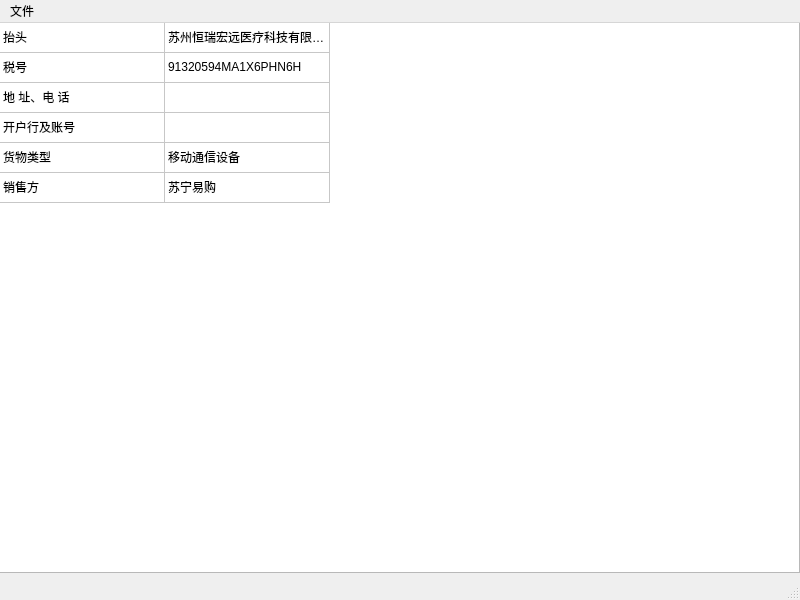
<?xml version="1.0" encoding="UTF-8"?>
<ui version="4.0">
 <class>MainWindow</class>
 <widget class="QMainWindow" name="MainWindow">
  <property name="geometry">
   <rect>
    <x>0</x>
    <y>0</y>
    <width>800</width>
    <height>600</height>
   </rect>
  </property>
  <property name="windowTitle">
   <string>MainWindow</string>
  </property>
  <widget class="QWidget" name="centralwidget">
   <widget class="QWidget" name="verticalLayoutWidget">
    <property name="geometry">
     <rect>
      <x>-1</x>
      <y>-1</y>
      <width>801</width>
      <height>551</height>
     </rect>
    </property>
    <layout class="QVBoxLayout" name="verticalLayout">
     <item>
      <widget class="QTableWidget" name="tableWidget">
       <property name="frameShadow">
        <enum>QFrame::Plain</enum>
       </property>
       <property name="lineWidth">
        <number>1</number>
       </property>
       <property name="showGrid">
        <bool>true</bool>
       </property>
       <property name="rowCount">
        <number>6</number>
       </property>
       <property name="columnCount">
        <number>2</number>
       </property>
       <attribute name="horizontalHeaderVisible">
        <bool>false</bool>
       </attribute>
       <attribute name="horizontalHeaderDefaultSectionSize">
        <number>165</number>
       </attribute>
       <attribute name="horizontalHeaderHighlightSections">
        <bool>true</bool>
       </attribute>
       <attribute name="horizontalHeaderMinimumSectionSize">
        <number>60</number>
       </attribute>
       <attribute name="verticalHeaderVisible">
        <bool>false</bool>
       </attribute>
       <row/>
       <row/>
       <row/>
       <row/>
       <row/>
       <row/>
       <column/>
       <column/>
       <item row="0" column="0">
        <property name="text">
         <string>抬头</string>
        </property>
       </item>
       <item row="0" column="1">
        <property name="text">
         <string>苏州恒瑞宏远医疗科技有限公司</string>
        </property>
       </item>
       <item row="1" column="0">
        <property name="text">
         <string>税号</string>
        </property>
       </item>
       <item row="1" column="1">
        <property name="text">
         <string>91320594MA1X6PHN6H</string>
        </property>
       </item>
       <item row="2" column="0">
        <property name="text">
         <string>地 址、电 话</string>
        </property>
       </item>
       <item row="3" column="0">
        <property name="text">
         <string>开户行及账号</string>
        </property>
       </item>
       <item row="4" column="0">
        <property name="text">
         <string>货物类型</string>
        </property>
       </item>
       <item row="4" column="1">
        <property name="text">
         <string>移动通信设备</string>
        </property>
       </item>
       <item row="5" column="0">
        <property name="text">
         <string>销售方</string>
        </property>
       </item>
       <item row="5" column="1">
        <property name="text">
         <string>苏宁易购</string>
        </property>
       </item>
      </widget>
     </item>
    </layout>
   </widget>
  </widget>
  <widget class="QMenuBar" name="menubar">
   <property name="geometry">
    <rect>
     <x>0</x>
     <y>0</y>
     <width>800</width>
     <height>26</height>
    </rect>
   </property>
   <property name="nativeMenuBar">
    <bool>true</bool>
   </property>
   <widget class="QMenu" name="menu">
    <property name="title">
     <string>文件</string>
    </property>
    <addaction name="actionmoban"/>
   </widget>
   <addaction name="menu"/>
  </widget>
  <widget class="QStatusBar" name="statusbar"/>
  <action name="actionmoban">
   <property name="text">
    <string>设置</string>
   </property>
  </action>
  <action name="actionmoban2">
   <property name="text">
    <string>moban2</string>
   </property>
  </action>
 </widget>
 <resources/>
 <connections/>
</ui>
